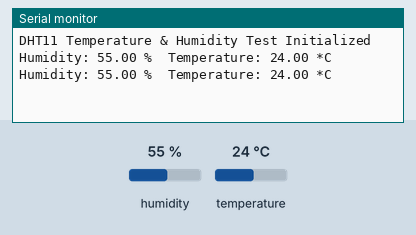
Recording of a sketch running on a simulated Arduino Uno, built with avr-gcc and run on an emulated ATmega328P. On the bench: the last lines printed to the serial monitor. The inputs (shaded band) are chosen by the test bench; at power-on: humidity 55 %, temperature 24 °C.

Above: at 4.8 s.
4.9 s: humidity set to 22 %
At 6.5 s:
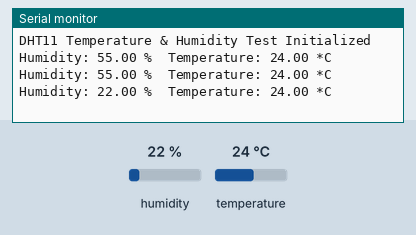
7.9 s: temperature set to 12 °C
At 8.9 s:
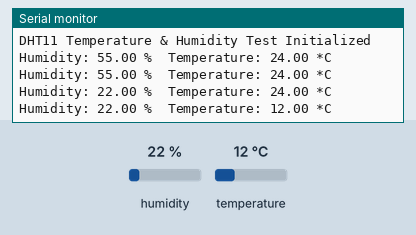
10.9 s: humidity set to 40 %
At 12.6 s:
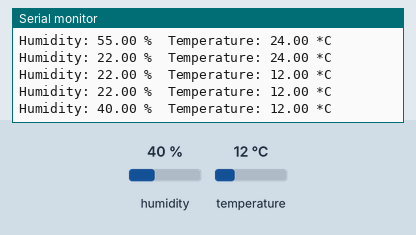
Timing chart, 0 to 14.1 s (numbered marks = the images above; inputs shaded):
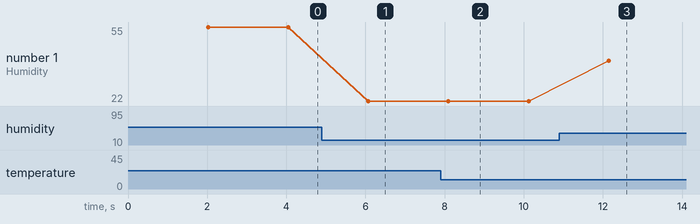

The sketch:

DHT11_Sensor_Test.ino
```cpp
/*
  DHT11 Temperature & Humidity Sensor Test
  Description: Reads temperature and humidity and prints them to the Serial Monitor.
  Required Library: "DHT sensor library" by Adafruit.

  Connections:
  - DHT11 VCC (+) to 5V on Arduino
  - DHT11 GND (-) to GND on Arduino
  - DHT11 Data to Arduino Pin 2
*/

#include "DHT.h"

#define DHTPIN 2
#define DHTTYPE DHT11

DHT dht(DHTPIN, DHTTYPE);

void setup() {
  Serial.begin(9600);
  Serial.println("DHT11 Temperature & Humidity Test Initialized");
  dht.begin();
}

void loop() {
  delay(2000);

  float h = dht.readHumidity();
  float t = dht.readTemperature();

  if (isnan(h) || isnan(t)) {
    Serial.println("Failed to read from DHT sensor!");
    return;
  }

  Serial.print("Humidity: ");
  Serial.print(h);
  Serial.print(" %\t");
  Serial.print("Temperature: ");
  Serial.print(t);
  Serial.println(" *C");
}
```

Measured:
- after the input at 4.9 s, the serial monitor: prints a new line after 1.2 s (image 1)
- after the input at 7.9 s, the serial monitor: prints a new line after 0.20 s (image 2)
- after the input at 10.9 s, the serial monitor: prints a new line after 1.2 s (image 3)
- plotted number 1: 55 → 22 after the input at 4.9 s, 22 → 40 after the input at 10.9 s
